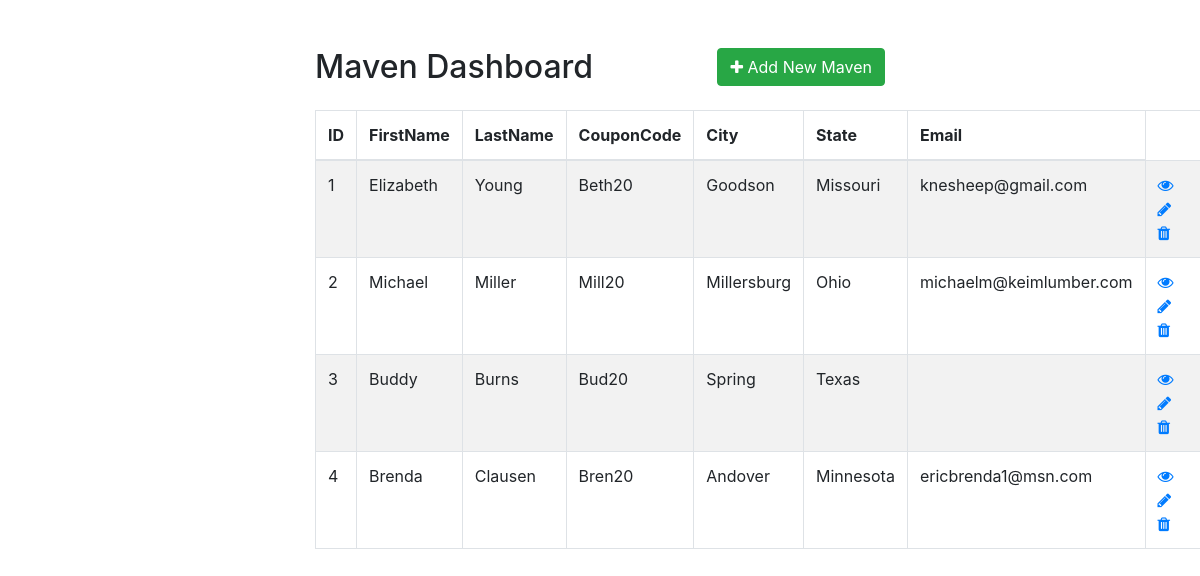
The page / on the database its author committed.
### tables this page shows
CREATE TABLE `Mavens` (
  `ID` int NOT NULL AUTO_INCREMENT,
  `FirstName` varchar(100) NOT NULL,
  `LastName` varchar(255) NOT NULL,
  `CouponCode` varchar(10),
  `City` varchar(30),
  `State` varchar(30),
  `Email` varchar(50),
  PRIMARY KEY (`ID`)
);

### index.php (the view, shortened to what this page needs)
<!DOCTYPE html>
<html lang="en">
<head>
    <link rel="stylesheet" href="https://stackpath.bootstrapcdn.com/bootstrap/4.5.2/css/bootstrap.min.css">
    <link rel="stylesheet" href="https://maxcdn.bootstrapcdn.com/font-awesome/4.7.0/css/font-awesome.min.css">
</head>
<body>
    <div class="wrapper">
        <div class="container-fluid">
            <div class="row">
                <div class="col-md-12">
                    <div class="mt-5 mb-3 clearfix">
                        <h2 class="pull-left">Maven Dashboard</h2>
                        <a href="create.php" class="btn btn-success pull-right"><i class="fa fa-plus"></i> Add New Maven</a>
                    </div>
                    <?php
                    require_once "config.php";
                    $sql = "SELECT * FROM Mavens";
                    if($result = mysqli_query($link, $sql)){
                        if(mysqli_num_rows($result) > 0){
                            echo '<table class="table table-bordered table-striped">';
                                echo "<thead>";
                                    echo "<tr>";
                                        echo "<th>ID</th>";
                                        echo "<th>FirstName</th>";
                                        echo "<th>LastName</th>";
                                        echo "<th>CouponCode</th>";
                                        echo "<th>City</th>";
                                        echo "<th>State</th>";
                                        echo "<th>Email</th>";
                                    echo "</tr>";
                                echo "</thead>";
                                echo "<tbody>";
                                while($row = mysqli_fetch_array($result)){
                                    echo "<tr>";
                                        echo "<td>" . $row['ID'] . "</td>";
                                        echo "<td>" . $row['FirstName'] . "</td>";
                                        echo "<td>" . $row['LastName'] . "</td>";
                                        echo "<td>" . $row['CouponCode'] . "</td>";
                                        echo "<td>" . $row['City'] . "</td>";
                                        echo "<td>" . $row['State'] . "</td>";
                                        echo "<td>" . $row['Email'] . "</td>";
                                        echo "<td>";
                                            echo '<a href="read.php?id='. $row['ID'] .'" class="mr-3" title="View Record" data-toggle="tooltip"><span class="fa fa-eye"></span></a>';
                                            echo '<a href="update.php?id='. $row['ID'] .'" class="mr-3" title="Update Record" data-toggle="tooltip"><span class="fa fa-pencil"></span></a>';
                                            echo '<a href="delete.php?id='. $row['ID'] .'" title="Delete Record" data-toggle="tooltip"><span class="fa fa-trash"></span></a>';
                                        echo "</td>";
                                    echo "</tr>";
                                }
                                echo "</tbody>";
                            echo "</table>";
                        } else{
                            echo '<div class="alert alert-danger"><em>No records were found.</em></div>';
                        }
                    } else{
                        echo "Oops! Something went wrong. Please try again later.";
                    }
                    ?>
                </div>
            </div>
        </div>
    </div>
</body>
</html>

### index.php (style rules this page uses)
.wrapper { width: 600px; margin: 0 auto; }
table tr td:last-child { width: 80px; }

### rows shown on the page
mavens: ID "1", FirstName "Elizabeth", LastName "Young", CouponCode "Beth20", City "Goodson", State "Missouri", Email "knesheep@gmail.com"
mavens: ID "2", FirstName "Michael", LastName "Miller", CouponCode "Mill20", City "Millersburg", State "Ohio", Email "michaelm@keimlumber.com"
mavens: ID "3", FirstName "Buddy", LastName "Burns", CouponCode "Bud20", City "Spring", State "Texas"
mavens: ID "4", FirstName "Brenda", LastName "Clausen", CouponCode "Bren20", City "Andover", State "Minnesota", Email "ericbrenda1@msn.com"
